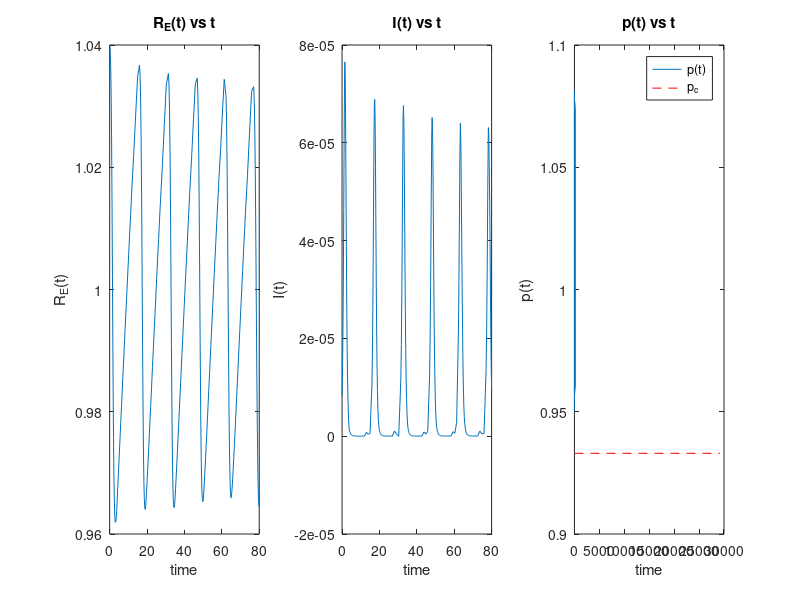

Write MATLAB code to recreate this figure.
% Parameter definitions
mu = 1/(78*365);          % Birth and death rate (1/L, where L is life expectancy)
v = 1/7;           % Rate of recovery from infection
R_0 = 15;          % Basic Reproduction Number
beta = R_0*(mu+v); % Transmission rate
p_3 = 0.90;             %critical elimination coverage
p_c =0.933; 
disp(p_c);
gamma_hat = 0;                    %for the I-model
alpha_hat = 0.091e-4;       %defined from me
k_theta = 40;                  %from the condition k*theta = 40 and taking theta(I) = theta_A*I

f = @(t,y) [
    mu*(1-p_3) - mu*y(1) - beta*y(1)*y(2); %- Imm_rate ;           % dS/dt
    beta*y(1)*y(2)  - (mu+v)*y(2);%+ Imm_rate ;                        % dI/dt
    k_theta*(1-p_3) * ((y(2) - alpha_hat*p_3)*p_3 + gamma_hat);           % dp/dt
];
 
% Initial conditions
S0 = 1.04/R_0;
I0 = 0.82e-5;
p0 = 0.95;

% Time span
tspan = [0, 80*365];

% using ode45
[t, Y] = ode45(f, tspan, [S0 I0 p0]);

% Plots
figure;
subplot(1,3,1);
plot(t/365, R_0*Y(:,1)); % R_E(t) = R_0*S(t)
title('R_E(t) vs t');
xlabel('time');
ylabel('R_E(t)');

subplot(1,3,2);
plot(t/365, Y(:,2));
title('I(t) vs t');
xlabel('time');
ylabel('I(t)');

subplot(1,3,3);
plot(t/365, Y(:,3));
title('p(t) vs t');
xlabel('time');
ylabel('p(t)');
hold on;
line([0 80*365],[p_c p_c],'Color','red','LineStyle','--');
legend('p(t)', 'p_c');
